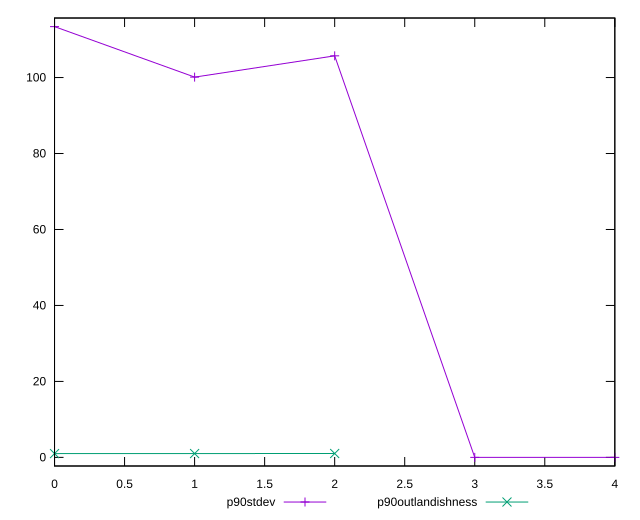

Write the gnuplot code that produced this figure.
reset

$p90Stdev <<EOF
0 113.40465450410765
1 100.11423986170684
2 105.71626186036515
3 0
4 0
EOF

$p90Outlandishness <<EOF
0 0.9960827743137171
1 1.0066182840923585
2 1.0224631090236218
EOF

set key outside below
set xrange [0:4]
set yrange [-2.268093090082153:115.6727475941898]
set trange [-2.268093090082153:115.6727475941898]
set terminal svg size 640, 520 enhanced background rgb 'white'
set output "report_00013_2021-02-09T12-04-24.940Z/uses-webp-images/progression/stddev.svg"

plot $p90Stdev title "p90stdev" with linespoints, \
     $p90Outlandishness title "p90outlandishness" with linespoints

reset
